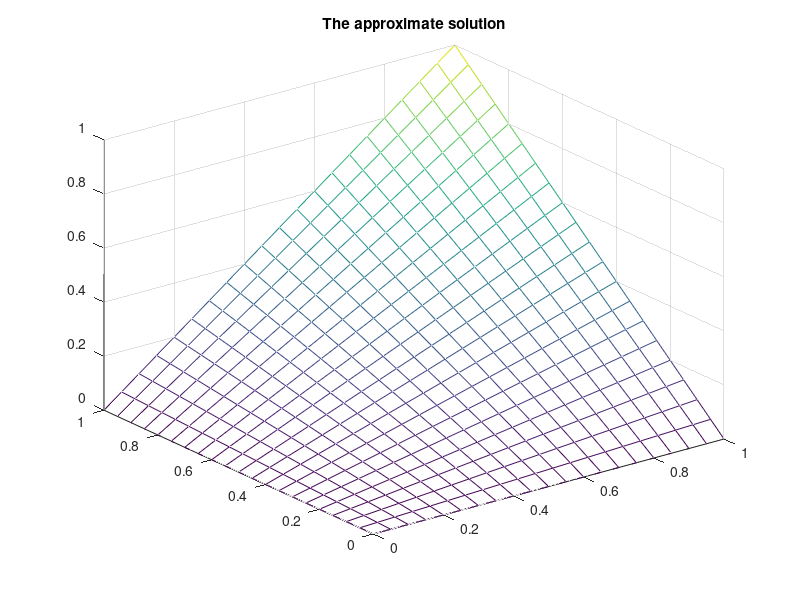
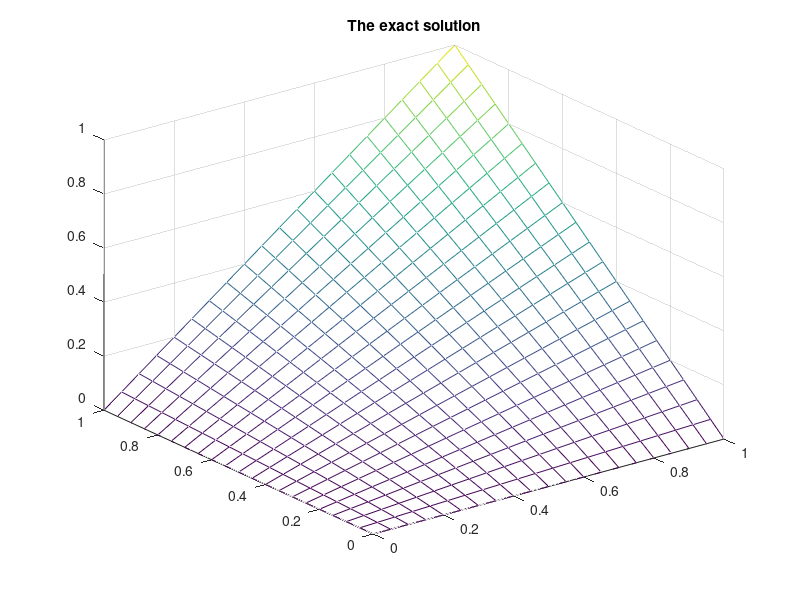

Recreate these plots in MATLAB, in order.
%%%%%%%%%%%%%%%%%%%%%%%%%%%%%%%%%%%%%%%%%%%%%%%%%%%%%%%%%%%%%
%%%%          Iterative method for Laplace Equation      %%%%
%%%     u_{xx} + u_{yy} = 0, 0 < x < 1, 0 < y < 1        %%%%
%%%  u(x, 0) = 0, u(0, y) = 0, u(x, 1) = y, u(1, y) = y  %%%%  
%%%           Exact soln: u(x, y) = x*y                  %%%%
%%%        Course: MATH F422, Dr. P. Dhanumjaya          %%%% 
%%%%%%%%%%%%%%%%%%%%%%%%%%%%%%%%%%%%%%%%%%%%%%%%%%%%%%%%%%%%%

close all; 
clear all;
N = 20;
tol = 1e-6;
a = 0;
b = 1;
c = 0;
d = 1;
h = (b-a)/N;
h1 = h*h;
x = a:h:b;
y = c:h:d;
u2 = zeros(N+1,N+1);
u1 = zeros(N+1,N+1);
usol=zeros(N+1,N+1);

for i = 1:N+1
    u2(1,i) = 0; 
    u2(N+1,i) = y(i); 
    u2(i,1) = 0; 
    u2(i,N+1) = x(i); 
end

k = 0;
while max(max(abs(u1-u2))) > tol
    k = k+1;
    u1 = u2;
    for i = 2:N
        for j = 2:N
            u2(i,j) = (u1(i-1,j) + u1(i+1,j) + u1(i,j-1) + u1(i,j+1))/4;
        end
    end
end


figure(1);
mesh(x,y,u2);
title('The approximate solution')

for i=1:N+1
    for j=1:N+1
        usol(i,j)=x(i)*y(j);
    end
end

figure(2);
mesh(x,y,usol);
title('The exact solution')

error = max(max(abs(u1-usol)))

